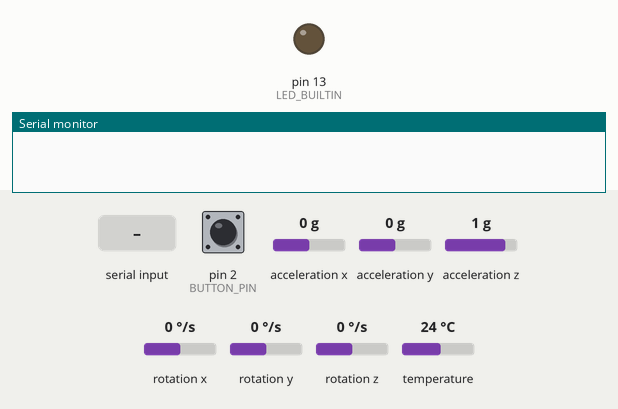
Recording of a program running on a simulated Arduino Uno, built with avr-gcc and run on an emulated ATmega328P. Shown: output pins drawn as LEDs (lit = HIGH), the last lines printed to the serial monitor. Inputs (shaded band) come from the test bench; at power-on: pin 2 (BUTTON_PIN) HIGH, acceleration x 0 g, acceleration y 0 g, acceleration z 1 g, rotation x 0 °/s, rotation y 0 °/s, rotation z 0 °/s, temperature 24 °C.

Above: at 1.3 s.
1.4 s: ",\n" received over Serial
2.9 s: pin 2 (BUTTON_PIN) pulled LOW for 0.15 s
At 3.5 s:
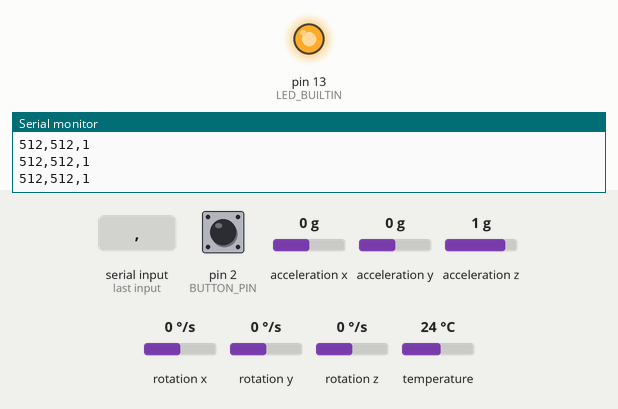
Timing chart, 0 to 5.9 s (numbered marks = the images above; inputs shaded):
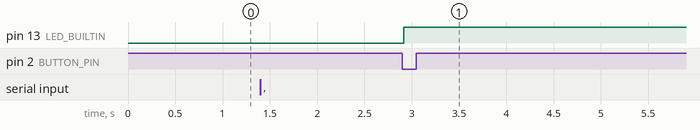

Measured:
- after the input at 2.9 s, pin 13 (LED_BUILTIN): LOW → HIGH at once

The program:

main.cpp
```cpp
#include <Arduino.h>
#include <string.h>
#include <Adafruit_MPU6050.h>
#include <Adafruit_Sensor.h>

#define BUTTON_PIN 2
bool USER_SCREEN_SIZE = true;

//
void init_gyro();
void getGyroAngles();
void generateMouseCommand();
void changeBtnState();

//
Adafruit_MPU6050 mpu;
float anglePitch = 0.0;
float angleRoll = 0.0;
float lastAnglePitch = 0.0;
float lastAngleRoll = 0.0;
unsigned long lastTimestamp = 0;

//
volatile bool btnState = 0;
volatile bool ledState = 0;
volatile bool event = false;
int maxScreenX = 1023;
int maxScreenY = 1023;
int xVal = 512;
int yVal = 512;

// Citeste de pe serial
bool read_value = false;
char value[10];
int i = 0;

//
volatile unsigned long lastClick = 0;
const unsigned long timeDebounce = 50; // 50 ms debounce time

void setup() {
  Serial.begin(115200);
  pinMode(BUTTON_PIN, INPUT_PULLUP);
  attachInterrupt(digitalPinToInterrupt(BUTTON_PIN), changeBtnState, CHANGE);
  pinMode(LED_BUILTIN, OUTPUT);

  init_gyro();
}

void loop() {

  if (USER_SCREEN_SIZE) {
    while (Serial.available() > 0) {
      char c;
      c = Serial.read();

      if (c == ',') {
        value[i] = '\0';
        maxScreenX = atoi(value);
        read_value = false;
      }

      if (c == '\n') {
        value[i] = '\0';
        maxScreenY = atoi(value);
        USER_SCREEN_SIZE = false;

        char aux[50];
        sprintf(aux, "Marginile primit X: %d si Y: %d", maxScreenX, maxScreenY);
        Serial.println(aux);
        break;
      }

      if (read_value) {
        value[i] = c;
        i++;
      }

      if (c == 'W' || c == 'H') {
        read_value = true;
        i = 0;
      }
    }

  } else {
    getGyroAngles();
    generateMouseCommand();

    if (event || btnState) {
      Serial.print(xVal);
      Serial.print(",");
      Serial.print(yVal);
      Serial.print(",");
      Serial.println(btnState);

      ledState = !ledState;
      digitalWrite(LED_BUILTIN, ledState);
    }

    delay(30);
    event = false;

    ledState = 0;
  }
}


void init_gyro() {
  if (!mpu.begin()) {
    Serial.println("Error MPU6050");
    while (1) {
      delay(10);
    }
  }

  mpu.setAccelerometerRange(MPU6050_RANGE_8_G);
  mpu.setGyroRange(MPU6050_RANGE_500_DEG);
  mpu.setFilterBandwidth(MPU6050_BAND_21_HZ);

  Serial.println("");
  delay(100);
}


void getGyroAngles() {
  sensors_event_t a, g, temp;
  mpu.getEvent(&a, &g, &temp);

  unsigned long currentTime = millis();
  if (lastTimestamp == 0)
  {
    lastTimestamp = currentTime;
  }

  float dt = (currentTime - lastTimestamp) / 1000.0;
  lastTimestamp = currentTime;

  float accPitch = atan2(-a.acceleration.x, sqrt(a.acceleration.y * a.acceleration.y + a.acceleration.z * a.acceleration.z)) * 180.0 / PI;
  float accRoll  = atan2(a.acceleration.y, a.acceleration.z) * 180.0 / PI;

  float gyroX_deg = g.gyro.x * 180.0 / PI;
  float gyroY_deg = g.gyro.y * 180.0 / PI;

  float alpha = 0.96;

  anglePitch = alpha * (anglePitch  + gyroY_deg * dt) + (1.0 - alpha) * accPitch;

  angleRoll  = alpha * (angleRoll  + gyroX_deg * dt) + (1.0 - alpha) * accRoll;

}


void generateMouseCommand() {
  const float threshold = 25.0;
  const float sensitivity = 0.2;
  const int screenLimitX = maxScreenX;
  const int screenLimitY = maxScreenY;

  if (lastAnglePitch == anglePitch || lastAngleRoll == angleRoll) {
    return;
  } else {
    lastAnglePitch = anglePitch;
    lastAngleRoll = angleRoll;
  }

  if (angleRoll > threshold) {
    xVal += angleRoll * sensitivity;
    if (xVal > screenLimitX) xVal = screenLimitX;

    event = true;
  } else if (angleRoll < -threshold) {
    xVal += angleRoll * sensitivity;
    if (xVal < 0) xVal = 0;

    event = true;
  }

  if (anglePitch > threshold) {
    yVal += anglePitch * sensitivity;
    if (yVal > screenLimitY) yVal = screenLimitY;

    event = true;
  } else if (anglePitch < -threshold) {
    yVal += anglePitch * sensitivity;
    if (yVal < 0) yVal = 0;

    event = true;
  }


}

void changeBtnState() {
  unsigned long currentTime = millis();

  if (currentTime - lastClick > timeDebounce) {
    if (btnState) {
      btnState = 0;
    } else {
      btnState = 1;
    }
    event = true;
    lastClick = currentTime;
  }

}
```
